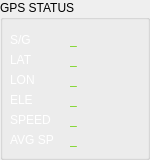
     <widget class="QGroupBox" name="groupBox_position_6">
      <property name="geometry">
       <rect>
        <x>410</x>
        <y>100</y>
        <width>150</width>
        <height>160</height>
       </rect>
      </property>
      <property name="styleSheet">
       <string notr="true">border-color: rgb(255, 255, 255);</string>
      </property>
      <property name="title">
       <string>GPS STATUS</string>
      </property>
      <property name="flat">
       <bool>false</bool>
      </property>
      <property name="checkable">
       <bool>false</bool>
      </property>
      <widget class="QLabel" name="label_208">
       <property name="geometry">
        <rect>
         <x>10</x>
         <y>90</y>
         <width>50</width>
         <height>20</height>
        </rect>
       </property>
       <property name="font">
        <font>
         <pointsize>9</pointsize>
         <weight>50</weight>
         <bold>false</bold>
        </font>
       </property>
       <property name="styleSheet">
        <string notr="true">color: rgb(255, 255, 255);</string>
       </property>
       <property name="text">
        <string>ELE</string>
       </property>
       <property name="alignment">
        <set>Qt::AlignLeading|Qt::AlignLeft|Qt::AlignVCenter</set>
       </property>
      </widget>
      <widget class="QLabel" name="label_209">
       <property name="geometry">
        <rect>
         <x>10</x>
         <y>50</y>
         <width>50</width>
         <height>20</height>
        </rect>
       </property>
       <property name="font">
        <font>
         <pointsize>9</pointsize>
         <weight>50</weight>
         <bold>false</bold>
        </font>
       </property>
       <property name="styleSheet">
        <string notr="true">color: rgb(255, 255, 255);</string>
       </property>
       <property name="text">
        <string>LAT</string>
       </property>
       <property name="alignment">
        <set>Qt::AlignLeading|Qt::AlignLeft|Qt::AlignVCenter</set>
       </property>
      </widget>
      <widget class="QLabel" name="label_210">
       <property name="geometry">
        <rect>
         <x>10</x>
         <y>70</y>
         <width>50</width>
         <height>20</height>
        </rect>
       </property>
       <property name="font">
        <font>
         <pointsize>9</pointsize>
         <weight>50</weight>
         <bold>false</bold>
        </font>
       </property>
       <property name="styleSheet">
        <string notr="true">color: rgb(255, 255, 255);</string>
       </property>
       <property name="text">
        <string>LON</string>
       </property>
       <property name="alignment">
        <set>Qt::AlignLeading|Qt::AlignLeft|Qt::AlignVCenter</set>
       </property>
      </widget>
      <widget class="QLabel" name="label_211">
       <property name="geometry">
        <rect>
         <x>10</x>
         <y>110</y>
         <width>50</width>
         <height>20</height>
        </rect>
       </property>
       <property name="font">
        <font>
         <pointsize>9</pointsize>
         <weight>50</weight>
         <bold>false</bold>
        </font>
       </property>
       <property name="styleSheet">
        <string notr="true">color: rgb(255, 255, 255);</string>
       </property>
       <property name="text">
        <string>SPEED</string>
       </property>
       <property name="alignment">
        <set>Qt::AlignLeading|Qt::AlignLeft|Qt::AlignVCenter</set>
       </property>
      </widget>
      <widget class="QLabel" name="label_212">
       <property name="geometry">
        <rect>
         <x>10</x>
         <y>30</y>
         <width>50</width>
         <height>20</height>
        </rect>
       </property>
       <property name="font">
        <font>
         <pointsize>9</pointsize>
         <weight>50</weight>
         <bold>false</bold>
        </font>
       </property>
       <property name="styleSheet">
        <string notr="true">color: rgb(255, 255, 255);</string>
       </property>
       <property name="text">
        <string>S/G</string>
       </property>
       <property name="alignment">
        <set>Qt::AlignLeading|Qt::AlignLeft|Qt::AlignVCenter</set>
       </property>
      </widget>
      <widget class="QLabel" name="label_gps_lat_6">
       <property name="geometry">
        <rect>
         <x>70</x>
         <y>50</y>
         <width>70</width>
         <height>20</height>
        </rect>
       </property>
       <property name="font">
        <font>
         <pointsize>9</pointsize>
        </font>
       </property>
       <property name="styleSheet">
        <string notr="true">color: rgb(115, 210, 22);</string>
       </property>
       <property name="text">
        <string>_</string>
       </property>
       <property name="alignment">
        <set>Qt::AlignLeading|Qt::AlignLeft|Qt::AlignVCenter</set>
       </property>
      </widget>
      <widget class="QLabel" name="label_gps_ele_6">
       <property name="geometry">
        <rect>
         <x>70</x>
         <y>90</y>
         <width>70</width>
         <height>20</height>
        </rect>
       </property>
       <property name="font">
        <font>
         <pointsize>9</pointsize>
        </font>
       </property>
       <property name="styleSheet">
        <string notr="true">color: rgb(115, 210, 22);</string>
       </property>
       <property name="text">
        <string>_</string>
       </property>
       <property name="alignment">
        <set>Qt::AlignLeading|Qt::AlignLeft|Qt::AlignVCenter</set>
       </property>
      </widget>
      <widget class="QLabel" name="label_gps_lon_6">
       <property name="geometry">
        <rect>
         <x>70</x>
         <y>70</y>
         <width>70</width>
         <height>20</height>
        </rect>
       </property>
       <property name="font">
        <font>
         <pointsize>9</pointsize>
        </font>
       </property>
       <property name="styleSheet">
        <string notr="true">color: rgb(115, 210, 22);</string>
       </property>
       <property name="text">
        <string>_</string>
       </property>
       <property name="alignment">
        <set>Qt::AlignLeading|Qt::AlignLeft|Qt::AlignVCenter</set>
       </property>
      </widget>
      <widget class="QLabel" name="label_gps_sat_6">
       <property name="geometry">
        <rect>
         <x>70</x>
         <y>30</y>
         <width>70</width>
         <height>20</height>
        </rect>
       </property>
       <property name="font">
        <font>
         <pointsize>9</pointsize>
        </font>
       </property>
       <property name="styleSheet">
        <string notr="true">color: rgb(115, 210, 22);</string>
       </property>
       <property name="text">
        <string>_</string>
       </property>
       <property name="alignment">
        <set>Qt::AlignLeading|Qt::AlignLeft|Qt::AlignVCenter</set>
       </property>
      </widget>
      <widget class="QLabel" name="label_gps_speed_6">
       <property name="geometry">
        <rect>
         <x>70</x>
         <y>110</y>
         <width>70</width>
         <height>20</height>
        </rect>
       </property>
       <property name="font">
        <font>
         <pointsize>9</pointsize>
        </font>
       </property>
       <property name="styleSheet">
        <string notr="true">color: rgb(255, 255, 255);
color: rgb(115, 210, 22);</string>
       </property>
       <property name="text">
        <string>_</string>
       </property>
       <property name="alignment">
        <set>Qt::AlignLeading|Qt::AlignLeft|Qt::AlignVCenter</set>
       </property>
      </widget>
      <widget class="QLabel" name="label_gps_aspeed_6">
       <property name="geometry">
        <rect>
         <x>70</x>
         <y>130</y>
         <width>70</width>
         <height>20</height>
        </rect>
       </property>
       <property name="font">
        <font>
         <pointsize>9</pointsize>
        </font>
       </property>
       <property name="styleSheet">
        <string notr="true">color: rgb(255, 255, 255);
color: rgb(115, 210, 22);</string>
       </property>
       <property name="text">
        <string>_</string>
       </property>
       <property name="alignment">
        <set>Qt::AlignLeading|Qt::AlignLeft|Qt::AlignVCenter</set>
       </property>
      </widget>
      <widget class="QLabel" name="label_213">
       <property name="geometry">
        <rect>
         <x>10</x>
         <y>130</y>
         <width>50</width>
         <height>20</height>
        </rect>
       </property>
       <property name="font">
        <font>
         <pointsize>9</pointsize>
         <weight>50</weight>
         <bold>false</bold>
        </font>
       </property>
       <property name="styleSheet">
        <string notr="true">color: rgb(255, 255, 255);</string>
       </property>
       <property name="text">
        <string>AVG SP</string>
       </property>
       <property name="alignment">
        <set>Qt::AlignLeading|Qt::AlignLeft|Qt::AlignVCenter</set>
       </property>
      </widget>
     </widget>
